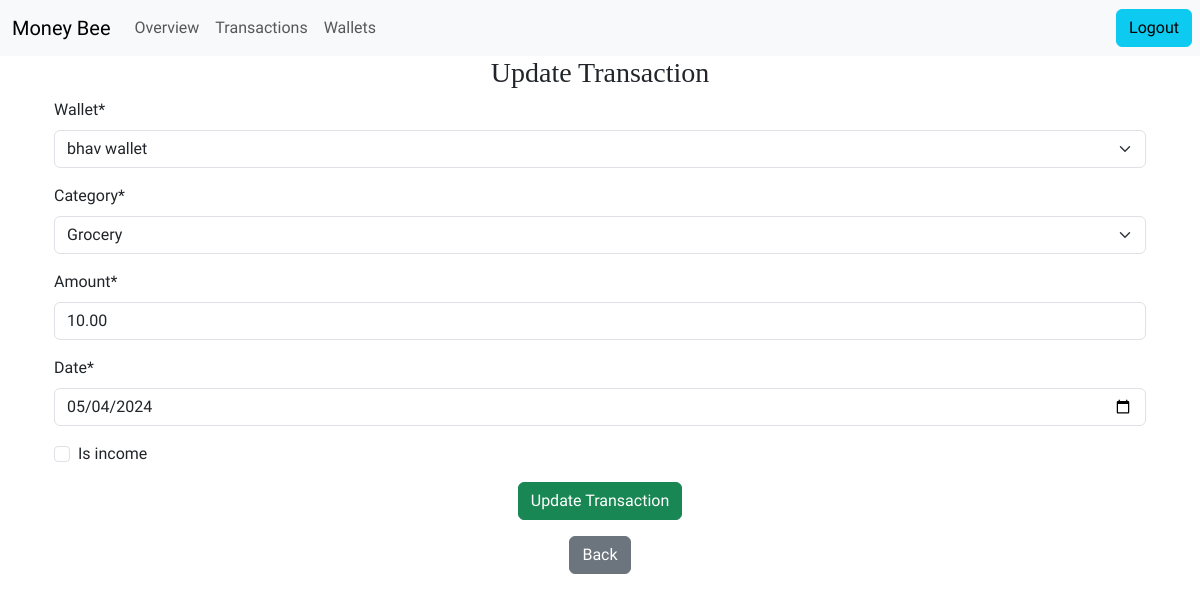
The app's page /personal/transactions/11/update (signed in), older data.
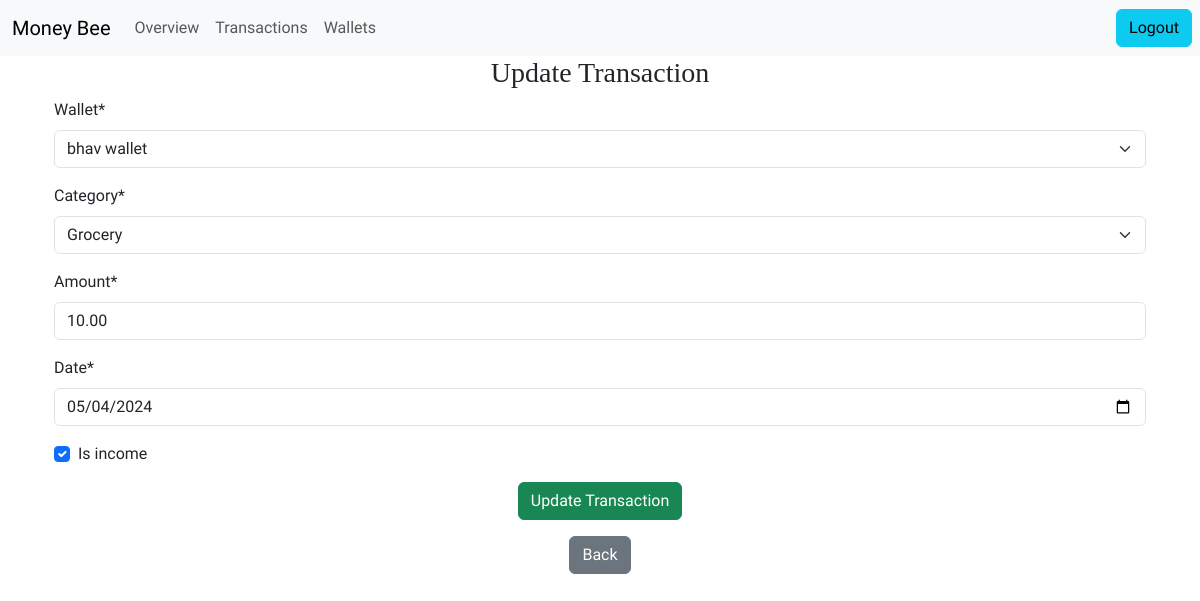
The same page, newer data.
### expense_tracker/models.py (models this page shows, shortened)
class Transaction(models.Model):
    wallet = models.ForeignKey(
        Wallet, on_delete=models.CASCADE
    )  # One-to-many link to Wallet
    category = models.ForeignKey(
        Category, on_delete=models.SET_NULL, null=True
    )  # Many-to-one link to Category
    amount = models.DecimalField(max_digits=10, decimal_places=2,
                                 validators=[MinValueValidator(Decimal('0.00'))])  # Transaction amount
    date = models.DateField()  # Transaction date
    is_income = models.BooleanField(default=False)
    user=models.ForeignKey(User, on_delete=models.CASCADE)

### expense_tracker/views.py (the view)
# urls.py: path('personal/transactions/<int:pk>/update',views.UpdateTransaction.as_view(),name="update_transaction"),
class UpdateTransaction(UpdateView):
    model = Transaction
    form_class=UpdateTransactionForm
    template_name = 'expense_tracker/update_transaction.html'  # Template for update form
    success_url = reverse_lazy('list_transaction')  # URL to redirect after successful update
    def get_form_kwargs(self):
        kwargs = super(UpdateTransaction, self).get_form_kwargs()
        kwargs['user'] = self.request.user
        return kwargs

### expense_tracker/forms.py
class UpdateTransactionForm(forms.ModelForm):
    class Meta:
        model=Transaction
        exclude=['user']
        widgets = {
            'date': forms.DateInput( attrs={'type': 'date', 'max': formats.date_format(timezone.now(), 'Y-m-d')})
        }
    def __init__(self, *args, **kwargs):
        user = kwargs.pop('user', None)
        print("User:", user)
        super().__init__(*args, **kwargs)  # Initialize the form
        if user is not None:  # Check if user is provided
            self.fields['wallet'].queryset = Wallet.objects.filter(user=user)

### expense_tracker/models.py (called while the page is built)
    def __str__(self):
        return f"{self.name}"  # For readable display

    def __str__(self):
        return self.name  # For readable display

### expense_tracker/templates/expense_tracker/update_transaction.html (shortened to what this page needs)
{% extends "expense_tracker/personal_home.html" %}
{% load crispy_forms_tags %}
{% load static %}
{% block content%}
<div class="container text-center">
    <h3>Update Transaction</h3>
    <div class="container text-start ">
        <form method="post">
            {{ form | crispy }}
            <div class="text-center">
                <button type="submit" class="btn btn-success">Update Transaction</button>
            </div>
        </form>
        <div class="container text-center">
            <a href="{% url 'list_transaction' %}" class="btn btn-secondary  my-3">Back</a>
        </div>
    </div>
</div>
{% endblock %}

Row changes from the older to the newer data that the page shows:
changed Transaction "bhav wallet": is_income "☐" → "☑"
